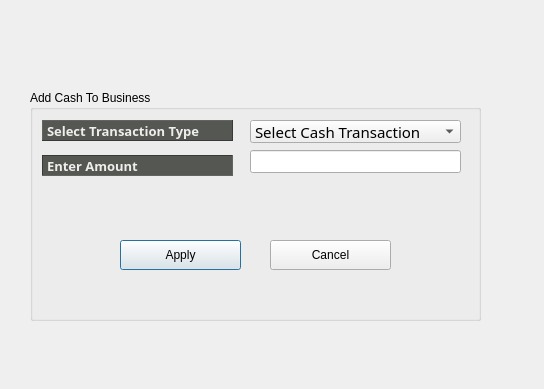
<?xml version="1.0" encoding="UTF-8"?>
<ui version="4.0">
 <class>AddCash</class>
 <widget class="QDialog" name="AddCash">
  <property name="geometry">
   <rect>
    <x>0</x>
    <y>0</y>
    <width>544</width>
    <height>389</height>
   </rect>
  </property>
  <property name="windowTitle">
   <string>Dialog</string>
  </property>
  <widget class="QLabel" name="label">
   <property name="geometry">
    <rect>
     <x>30</x>
     <y>10</y>
     <width>101</width>
     <height>101</height>
    </rect>
   </property>
   <property name="styleSheet">
    <string notr="true">border-image: url(:/resources/icons/Logo2.png);</string>
   </property>
   <property name="text">
    <string/>
   </property>
  </widget>
  <widget class="QGroupBox" name="groupBox">
   <property name="geometry">
    <rect>
     <x>30</x>
     <y>90</y>
     <width>451</width>
     <height>231</height>
    </rect>
   </property>
   <property name="title">
    <string>Add Cash To Business</string>
   </property>
   <widget class="QLabel" name="lbl_first_name">
    <property name="geometry">
     <rect>
      <x>12</x>
      <y>30</y>
      <width>191</width>
      <height>21</height>
     </rect>
    </property>
    <property name="font">
     <font>
      <family>Waree</family>
      <pointsize>10</pointsize>
      <weight>75</weight>
      <bold>true</bold>
     </font>
    </property>
    <property name="styleSheet">
     <string notr="true">background-color: rgb(85, 87, 83);
color: rgb(238, 238, 236);</string>
    </property>
    <property name="frameShape">
     <enum>QFrame::Panel</enum>
    </property>
    <property name="frameShadow">
     <enum>QFrame::Raised</enum>
    </property>
    <property name="text">
     <string>Select Transaction Type</string>
    </property>
   </widget>
   <widget class="QLabel" name="lbl_other_names">
    <property name="geometry">
     <rect>
      <x>12</x>
      <y>65</y>
      <width>191</width>
      <height>21</height>
     </rect>
    </property>
    <property name="font">
     <font>
      <family>Waree</family>
      <pointsize>10</pointsize>
      <weight>75</weight>
      <bold>true</bold>
     </font>
    </property>
    <property name="styleSheet">
     <string notr="true">background-color: rgb(85, 87, 83);
color: rgb(238, 238, 236);</string>
    </property>
    <property name="frameShape">
     <enum>QFrame::Panel</enum>
    </property>
    <property name="frameShadow">
     <enum>QFrame::Sunken</enum>
    </property>
    <property name="text">
     <string>Enter Amount</string>
    </property>
   </widget>
   <widget class="QPushButton" name="btnApply">
    <property name="geometry">
     <rect>
      <x>90</x>
      <y>150</y>
      <width>121</width>
      <height>30</height>
     </rect>
    </property>
    <property name="text">
     <string>Apply</string>
    </property>
    <property name="icon">
     <iconset resource="resources.qrc">
      <normaloff>:/resources/newIcons/check-icon.png</normaloff>:/resources/newIcons/check-icon.png</iconset>
    </property>
    <property name="iconSize">
     <size>
      <width>24</width>
      <height>24</height>
     </size>
    </property>
   </widget>
   <widget class="QLineEdit" name="leCashAmount">
    <property name="geometry">
     <rect>
      <x>220</x>
      <y>60</y>
      <width>211</width>
      <height>23</height>
     </rect>
    </property>
    <property name="font">
     <font>
      <family>Waree</family>
      <pointsize>10</pointsize>
     </font>
    </property>
   </widget>
   <widget class="QComboBox" name="cbSelectTransaction">
    <property name="geometry">
     <rect>
      <x>220</x>
      <y>30</y>
      <width>211</width>
      <height>23</height>
     </rect>
    </property>
    <property name="font">
     <font>
      <family>Waree</family>
      <pointsize>11</pointsize>
     </font>
    </property>
    <item>
     <property name="text">
      <string>Select Cash Transaction</string>
     </property>
    </item>
   </widget>
   <widget class="QPushButton" name="btnCancel">
    <property name="geometry">
     <rect>
      <x>240</x>
      <y>150</y>
      <width>121</width>
      <height>30</height>
     </rect>
    </property>
    <property name="text">
     <string>Cancel</string>
    </property>
    <property name="icon">
     <iconset resource="resources.qrc">
      <normaloff>:/resources/newIcons/missed-calls-icon.png</normaloff>:/resources/newIcons/missed-calls-icon.png</iconset>
    </property>
    <property name="iconSize">
     <size>
      <width>24</width>
      <height>24</height>
     </size>
    </property>
   </widget>
  </widget>
  <widget class="QLabel" name="label_2">
   <property name="geometry">
    <rect>
     <x>0</x>
     <y>0</y>
     <width>531</width>
     <height>381</height>
    </rect>
   </property>
   <property name="styleSheet">
    <string notr="true">border-image: url(:/resources/background/picklit.jpg);</string>
   </property>
   <property name="text">
    <string/>
   </property>
  </widget>
  <zorder>label_2</zorder>
  <zorder>label</zorder>
  <zorder>groupBox</zorder>
 </widget>
 <resources>
  <include location="resources.qrc"/>
 </resources>
 <connections/>
</ui>
